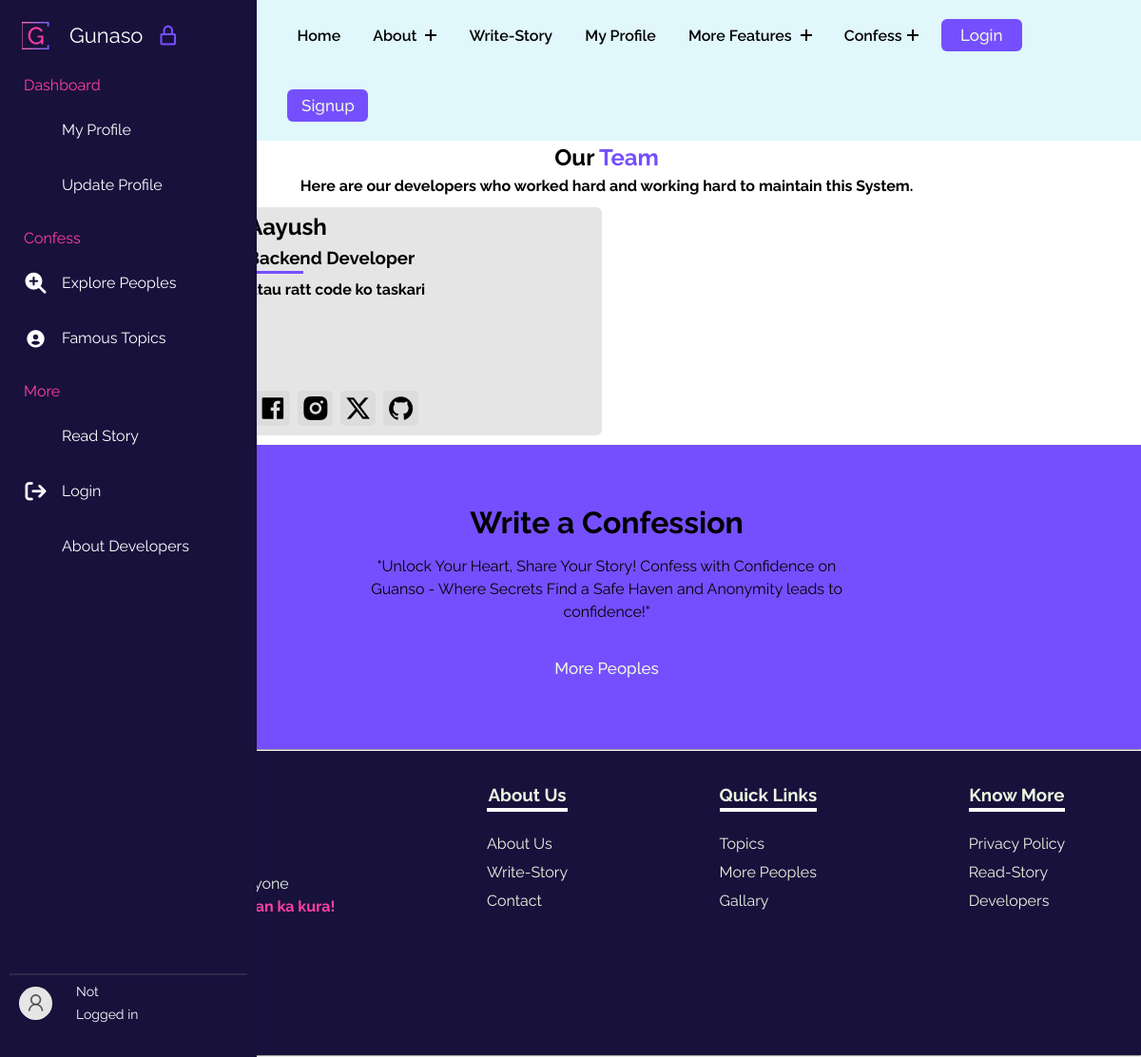
The page /developers/ on the database as committed earlier.
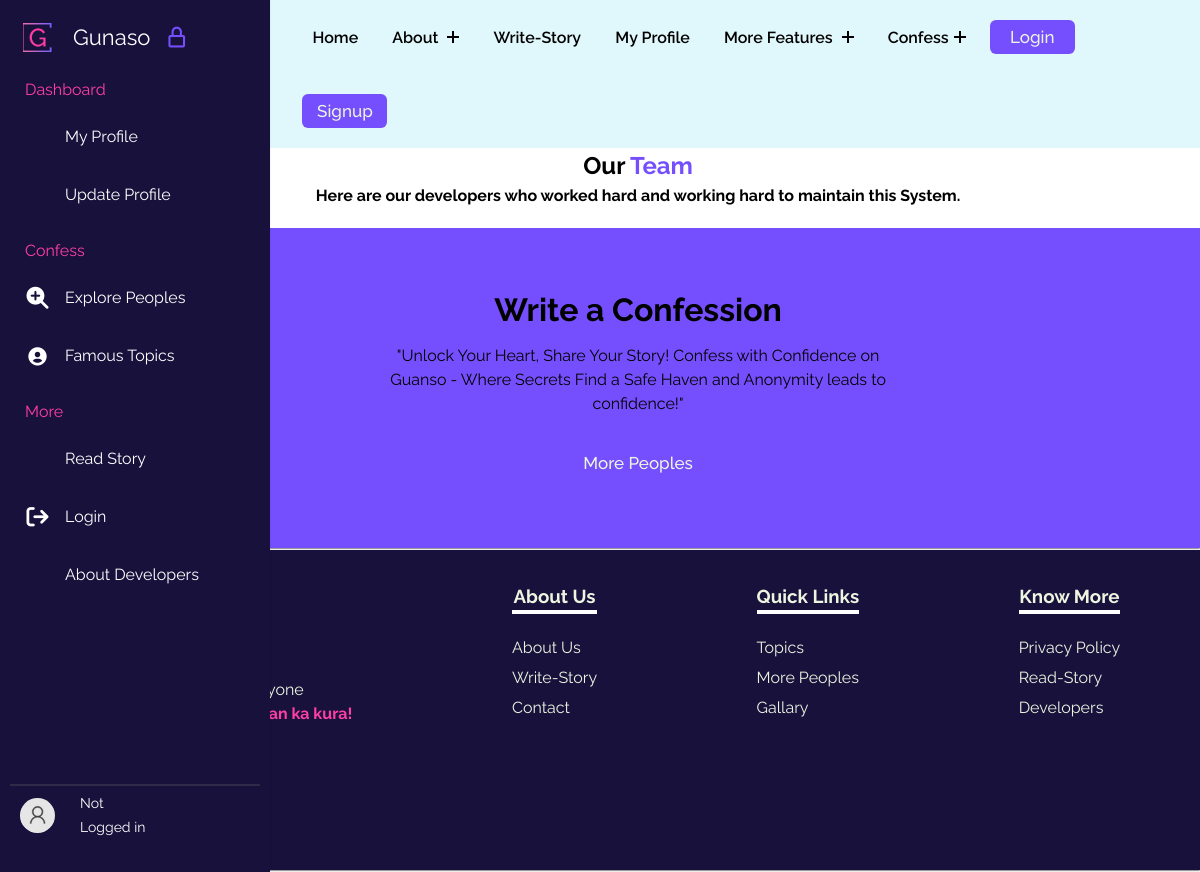
The same page on the database as committed later.
### gunasoApp/models.py (models this page shows, shortened)
class Developer(models.Model):
    sno = models.AutoField(primary_key=True)
    image = models.ImageField(upload_to="gunasoApp/images/developers", blank=True, default="upload-image-dev")
    name = models.CharField(max_length=30)
    position = models.CharField(max_length=30)
    bio = models.TextField()
    facebook = models.CharField(max_length=255)
    instagram = models.CharField(max_length=255)
    x = models.CharField(max_length=255)
    github = models.CharField(max_length=255)

### gunasoApp/views.py (the view)
# urls.py: path('developers/',views.developers, name='developers'),
def developers(request):
    developers = Developer.objects.all()
    context = {"developers":developers}
    return render(request, 'developers.html', context)

### templates/developers.html (shortened to what this page needs)
{% extends 'base.html' %}
{% load static %}
    {% block base_style%}
    {{ block.super }}
    <link rel="stylesheet" href="{% static 'styles/developers.css' %}">
    {% endblock base_style%}
    {% block content %}
    <div class="developersmain">
        <div class="introtext">
            <h2>Our <span>Team</span></h2>
            <p>Here are our developers who worked hard and working hard to maintain this System.</p>
        </div>
        <div class="cards">
            {% for item in developers %}
            <div class="card" data-aos="fade-down">
                <div class="imagepart">
                </div>
                <div class="textpart">
                    <h2>{{item.name}}</h2>
                    <h3>{{item.position}}</h3>
                    <hr>
                    <div class="aboutandlinks">
                        <p>{{item.bio}}</p>
                        <div class="links">
                            <a href="{{item.facebook}}" target="_blank">
                                <i class="ri-facebook-box-fill"></i>
                            </a>
                            <a href="{{item.instagram}}" target="_blank">
                                <i class="ri-instagram-fill"></i>
                            </a>
                            <a href="{{item.x}}" target="_blank">
                                <i class="ri-twitter-x-fill"></i>
                            </a>
                            <a href="{{item.github}}" target="_blank">
                                <i class="ri-github-fill"></i>
                            </a>
                        </div>
                    </div>
                </div>
            </div>
            {% endfor %}
        </div>
        {% include 'banner.html' %}
    </div>
    {% endblock %}

Rows that differ between the two databases and show on the page:
removed Developer: name "Aayush", position "Backend Developer", bio "Rtau ratt code ko taskari"
